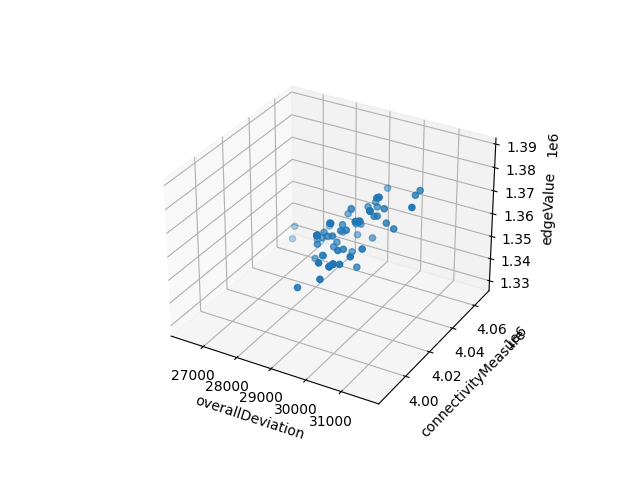

Write the Python code that produced this figure.
import numpy as np
import matplotlib.pyplot as plt

fig = plt.figure()
ax = plt.axes(projection='3d')
ax.set_xlabel('overallDeviation')
ax.set_ylabel('connectivityMeasure')
ax.set_zlabel('edgeValue')

overallDeviation, edgeValue, connectivityMeasure = np.loadtxt('paretoFront.txt', delimiter=",", unpack=True)
ax.scatter3D(overallDeviation, connectivityMeasure, edgeValue)

plt.savefig("paretoFront.png")
plt.show()
plt.close()
